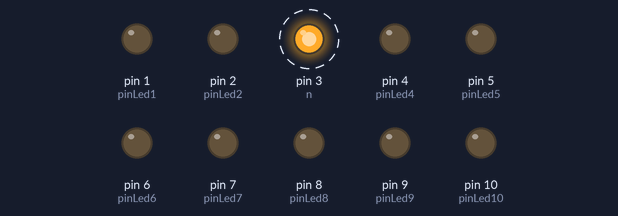
Bench run of a sketch on a simulated Arduino Uno, built with avr-gcc and run on an emulated ATmega328P. Parts: output pins drawn as LEDs (lit = HIGH). Dashed ring = blinking.

Above: at 0.15 s.
Timing chart, 0 to 3.0 s (numbered marks = the images above):
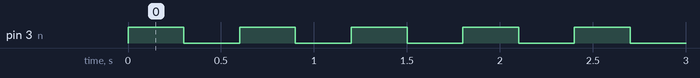

The sketch:

LEDauchoix.ino
```cpp
int pinLed1, pinLed2, pinLed3, pinLed4, pinLed5, pinLed6, pinLed7, pinLed8,pinLed9, pinLed10; //on peut déclarer plusieurs variables
int n=3;
void setup()
{
  //initialisation des variables
  pinLed1 = 1;
  pinLed2 = 2;
  pinLed3 = 3;
  pinLed4 = 4;
  pinLed5 = 5;
  pinLed6 = 6;
  pinLed7 = 7;
  pinLed8 = 8;
  pinLed9 = 9;
  pinLed10 = 10;
  //initialisation des modes
  pinMode(pinLed1, OUTPUT);
  pinMode(pinLed2, OUTPUT);
  pinMode(pinLed3, OUTPUT);
  pinMode(pinLed4, OUTPUT);
  pinMode(pinLed5, OUTPUT);
  pinMode(pinLed6, OUTPUT);
  pinMode(pinLed7, OUTPUT);
  pinMode(pinLed8, OUTPUT);
  pinMode(pinLed9, OUTPUT);
  pinMode(pinLed10, OUTPUT);

  //mise à 0V de chaque pin
  digitalWrite(n, LOW);


}
void loop()
{
  //1 Led allume
  digitalWrite(n, HIGH);
  delay(300);

    //on éteint 1
  digitalWrite(n, LOW);
  delay(300);

}
```

Measured:
- by itself, pin 3 (n): alternates HIGH for 0.30 s and LOW for 0.30 s
